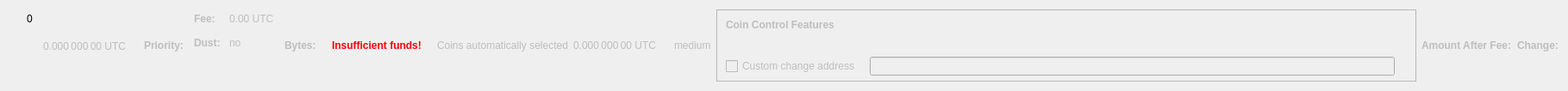
    <widget class="QWidget" name="dummyHideWidget" native="true">
     <property name="maximumSize">
      <size>
       <width>100</width>
       <height>22</height>
      </size>
     </property>
     <layout class="QHBoxLayout" name="dummyHideLayout">
      <item>
       <layout class="QFormLayout" name="formLayoutCoinControl1">
        <property name="horizontalSpacing">
         <number>10</number>
        </property>
        <property name="verticalSpacing">
         <number>14</number>
        </property>
        <property name="leftMargin">
         <number>10</number>
        </property>
        <property name="topMargin">
         <number>4</number>
        </property>
        <property name="rightMargin">
         <number>6</number>
        </property>
        <item row="0" column="1">
         <widget class="QLabel" name="labelCoinControlBytes">
          <property name="cursor">
           <cursorShape>IBeamCursor</cursorShape>
          </property>
          <property name="contextMenuPolicy">
           <enum>Qt::ActionsContextMenu</enum>
          </property>
          <property name="text">
           <string notr="true">0</string>
          </property>
          <property name="textInteractionFlags">
           <set>Qt::LinksAccessibleByMouse|Qt::TextSelectableByKeyboard|Qt::TextSelectableByMouse</set>
          </property>
         </widget>
        </item>
       </layout>
      </item>
      <item>
       <widget class="QLabel" name="labelCoinControlAfterFee">
        <property name="enabled">
         <bool>false</bool>
        </property>
        <property name="sizePolicy">
         <sizepolicy hsizetype="Fixed" vsizetype="Fixed">
          <horstretch>0</horstretch>
          <verstretch>0</verstretch>
         </sizepolicy>
        </property>
        <property name="minimumSize">
         <size>
          <width>111</width>
          <height>12</height>
         </size>
        </property>
        <property name="maximumSize">
         <size>
          <width>111</width>
          <height>12</height>
         </size>
        </property>
        <property name="cursor">
         <cursorShape>IBeamCursor</cursorShape>
        </property>
        <property name="contextMenuPolicy">
         <enum>Qt::ActionsContextMenu</enum>
        </property>
        <property name="text">
         <string notr="true">0.000 000 00 UTC</string>
        </property>
        <property name="textInteractionFlags">
         <set>Qt::LinksAccessibleByMouse|Qt::TextSelectableByKeyboard|Qt::TextSelectableByMouse</set>
        </property>
       </widget>
      </item>
      <item>
       <widget class="QLabel" name="labelCoinControlPriorityText">
        <property name="enabled">
         <bool>false</bool>
        </property>
        <property name="font">
         <font>
          <weight>75</weight>
          <bold>true</bold>
         </font>
        </property>
        <property name="text">
         <string>Priority:</string>
        </property>
       </widget>
      </item>
      <item>
       <layout class="QHBoxLayout" name="horizontalLayout"/>
      </item>
      <item>
       <layout class="QFormLayout" name="formLayoutCoinControl3">
        <property name="horizontalSpacing">
         <number>10</number>
        </property>
        <property name="verticalSpacing">
         <number>14</number>
        </property>
        <property name="leftMargin">
         <number>6</number>
        </property>
        <property name="topMargin">
         <number>4</number>
        </property>
        <property name="rightMargin">
         <number>6</number>
        </property>
        <item row="0" column="0">
         <widget class="QLabel" name="labelCoinControlFeeText">
          <property name="enabled">
           <bool>false</bool>
          </property>
          <property name="font">
           <font>
            <weight>75</weight>
            <bold>true</bold>
           </font>
          </property>
          <property name="text">
           <string>Fee:</string>
          </property>
          <property name="margin">
           <number>0</number>
          </property>
         </widget>
        </item>
        <item row="0" column="1">
         <widget class="QLabel" name="labelCoinControlFee">
          <property name="enabled">
           <bool>false</bool>
          </property>
          <property name="cursor">
           <cursorShape>IBeamCursor</cursorShape>
          </property>
          <property name="contextMenuPolicy">
           <enum>Qt::ActionsContextMenu</enum>
          </property>
          <property name="text">
           <string notr="true">0.00 UTC</string>
          </property>
          <property name="textInteractionFlags">
           <set>Qt::LinksAccessibleByMouse|Qt::TextSelectableByKeyboard|Qt::TextSelectableByMouse</set>
          </property>
         </widget>
        </item>
        <item row="1" column="0">
         <widget class="QLabel" name="labelCoinControlLowOutputText">
          <property name="enabled">
           <bool>false</bool>
          </property>
          <property name="font">
           <font>
            <weight>75</weight>
            <bold>true</bold>
           </font>
          </property>
          <property name="text">
           <string>Dust:</string>
          </property>
         </widget>
        </item>
        <item row="1" column="1">
         <widget class="QLabel" name="labelCoinControlLowOutput">
          <property name="enabled">
           <bool>false</bool>
          </property>
          <property name="cursor">
           <cursorShape>IBeamCursor</cursorShape>
          </property>
          <property name="contextMenuPolicy">
           <enum>Qt::ActionsContextMenu</enum>
          </property>
          <property name="text">
           <string>no</string>
          </property>
          <property name="textInteractionFlags">
           <set>Qt::LinksAccessibleByMouse|Qt::TextSelectableByKeyboard|Qt::TextSelectableByMouse</set>
          </property>
         </widget>
        </item>
       </layout>
      </item>
      <item>
       <widget class="QLabel" name="labelCoinControlBytesText">
        <property name="enabled">
         <bool>false</bool>
        </property>
        <property name="font">
         <font>
          <weight>75</weight>
          <bold>true</bold>
         </font>
        </property>
        <property name="text">
         <string>Bytes:</string>
        </property>
       </widget>
      </item>
      <item>
       <layout class="QFormLayout" name="formLayoutCoinControl2">
        <property name="horizontalSpacing">
         <number>10</number>
        </property>
        <property name="verticalSpacing">
         <number>14</number>
        </property>
        <property name="leftMargin">
         <number>6</number>
        </property>
        <property name="topMargin">
         <number>4</number>
        </property>
        <property name="rightMargin">
         <number>6</number>
        </property>
       </layout>
      </item>
      <item>
       <layout class="QHBoxLayout" name="horizontalLayoutCoinControl2">
        <property name="spacing">
         <number>8</number>
        </property>
        <property name="bottomMargin">
         <number>10</number>
        </property>
       </layout>
      </item>
      <item>
       <widget class="QLabel" name="labelCoinControlInsuffFunds">
        <property name="enabled">
         <bool>false</bool>
        </property>
        <property name="minimumSize">
         <size>
          <width>0</width>
          <height>0</height>
         </size>
        </property>
        <property name="font">
         <font>
          <weight>75</weight>
          <bold>true</bold>
         </font>
        </property>
        <property name="styleSheet">
         <string notr="true">color:red;font-weight:bold;</string>
        </property>
        <property name="text">
         <string>Insufficient funds!</string>
        </property>
        <property name="margin">
         <number>5</number>
        </property>
       </widget>
      </item>
      <item>
       <layout class="QFormLayout" name="formLayoutCoinControl4">
        <property name="horizontalSpacing">
         <number>10</number>
        </property>
        <property name="verticalSpacing">
         <number>14</number>
        </property>
        <property name="leftMargin">
         <number>6</number>
        </property>
        <property name="topMargin">
         <number>4</number>
        </property>
        <property name="rightMargin">
         <number>6</number>
        </property>
       </layout>
      </item>
      <item>
       <widget class="QLabel" name="labelCoinControlAutomaticallySelected">
        <property name="enabled">
         <bool>false</bool>
        </property>
        <property name="sizePolicy">
         <sizepolicy hsizetype="Fixed" vsizetype="Fixed">
          <horstretch>0</horstretch>
          <verstretch>0</verstretch>
         </sizepolicy>
        </property>
        <property name="minimumSize">
         <size>
          <width>0</width>
          <height>0</height>
         </size>
        </property>
        <property name="maximumSize">
         <size>
          <width>240</width>
          <height>16777215</height>
         </size>
        </property>
        <property name="text">
         <string>Coins automatically selected</string>
        </property>
        <property name="margin">
         <number>5</number>
        </property>
       </widget>
      </item>
      <item>
       <widget class="QLabel" name="labelCoinControlChange">
        <property name="enabled">
         <bool>false</bool>
        </property>
        <property name="sizePolicy">
         <sizepolicy hsizetype="Fixed" vsizetype="Fixed">
          <horstretch>0</horstretch>
          <verstretch>0</verstretch>
         </sizepolicy>
        </property>
        <property name="minimumSize">
         <size>
          <width>111</width>
          <height>0</height>
         </size>
        </property>
        <property name="maximumSize">
         <size>
          <width>111</width>
          <height>16777215</height>
         </size>
        </property>
        <property name="cursor">
         <cursorShape>IBeamCursor</cursorShape>
        </property>
        <property name="contextMenuPolicy">
         <enum>Qt::ActionsContextMenu</enum>
        </property>
        <property name="text">
         <string notr="true">0.000 000 00 UTC</string>
        </property>
        <property name="textInteractionFlags">
         <set>Qt::LinksAccessibleByMouse|Qt::TextSelectableByKeyboard|Qt::TextSelectableByMouse</set>
        </property>
       </widget>
      </item>
      <item>
       <widget class="QLabel" name="labelCoinControlPriority">
        <property name="enabled">
         <bool>false</bool>
        </property>
        <property name="cursor">
         <cursorShape>IBeamCursor</cursorShape>
        </property>
        <property name="contextMenuPolicy">
         <enum>Qt::ActionsContextMenu</enum>
        </property>
        <property name="text">
         <string>medium</string>
        </property>
        <property name="textInteractionFlags">
         <set>Qt::LinksAccessibleByMouse|Qt::TextSelectableByKeyboard|Qt::TextSelectableByMouse</set>
        </property>
       </widget>
      </item>
      <item>
       <widget class="QFrame" name="frameCoinControl">
        <property name="sizePolicy">
         <sizepolicy hsizetype="Expanding" vsizetype="Expanding">
          <horstretch>0</horstretch>
          <verstretch>0</verstretch>
         </sizepolicy>
        </property>
        <property name="maximumSize">
         <size>
          <width>16777215</width>
          <height>16777215</height>
         </size>
        </property>
        <property name="frameShape">
         <enum>QFrame::StyledPanel</enum>
        </property>
        <property name="frameShadow">
         <enum>QFrame::Sunken</enum>
        </property>
        <layout class="QVBoxLayout" name="verticalLayoutCoinControl2_2">
         <property name="spacing">
          <number>0</number>
         </property>
         <property name="leftMargin">
          <number>0</number>
         </property>
         <property name="topMargin">
          <number>0</number>
         </property>
         <property name="rightMargin">
          <number>0</number>
         </property>
         <property name="bottomMargin">
          <number>6</number>
         </property>
         <item>
          <layout class="QVBoxLayout" name="verticalLayoutCoinControl" stretch="0,0,0,1">
           <property name="spacing">
            <number>0</number>
           </property>
           <property name="leftMargin">
            <number>10</number>
           </property>
           <property name="topMargin">
            <number>10</number>
           </property>
           <item>
            <layout class="QHBoxLayout" name="horizontalLayoutCoinControl1">
             <property name="bottomMargin">
              <number>15</number>
             </property>
             <item>
              <widget class="QLabel" name="labelCoinControlFeatures">
               <property name="enabled">
                <bool>false</bool>
               </property>
               <property name="sizePolicy">
                <sizepolicy hsizetype="Preferred" vsizetype="Maximum">
                 <horstretch>0</horstretch>
                 <verstretch>0</verstretch>
                </sizepolicy>
               </property>
               <property name="font">
                <font>
                 <weight>75</weight>
                 <bold>true</bold>
                </font>
               </property>
               <property name="styleSheet">
                <string notr="true">font-weight:bold;</string>
               </property>
               <property name="text">
                <string>Coin Control Features</string>
               </property>
              </widget>
             </item>
            </layout>
           </item>
           <item>
            <widget class="QWidget" name="widgetCoinControl" native="true">
             <property name="sizePolicy">
              <sizepolicy hsizetype="Preferred" vsizetype="Preferred">
               <horstretch>0</horstretch>
               <verstretch>0</verstretch>
              </sizepolicy>
             </property>
             <property name="minimumSize">
              <size>
               <width>0</width>
               <height>0</height>
              </size>
             </property>
             <property name="styleSheet">
              <string notr="true"/>
             </property>
             <layout class="QHBoxLayout" name="horizontalLayoutCoinControl5_2">
              <property name="leftMargin">
               <number>0</number>
              </property>
              <property name="topMargin">
               <number>0</number>
              </property>
              <property name="rightMargin">
               <number>0</number>
              </property>
              <property name="bottomMargin">
               <number>0</number>
              </property>
              <item>
               <layout class="QHBoxLayout" name="horizontalLayoutCoinControl3">
                <property name="spacing">
                 <number>20</number>
                </property>
                <property name="topMargin">
                 <number>0</number>
                </property>
                <property name="bottomMargin">
                 <number>10</number>
                </property>
               </layout>
              </item>
             </layout>
            </widget>
           </item>
           <item>
            <layout class="QHBoxLayout" name="horizontalLayoutCoinControl4" stretch="0,0,0">
             <property name="spacing">
              <number>12</number>
             </property>
             <property name="sizeConstraint">
              <enum>QLayout::SetDefaultConstraint</enum>
             </property>
             <property name="topMargin">
              <number>5</number>
             </property>
             <property name="rightMargin">
              <number>5</number>
             </property>
             <item>
              <widget class="QCheckBox" name="checkBoxCoinControlChange">
               <property name="enabled">
                <bool>false</bool>
               </property>
               <property name="toolTip">
                <string>If this is activated, but the change address is empty or invalid, change will be sent to a newly generated address.</string>
               </property>
               <property name="text">
                <string>Custom change address</string>
               </property>
              </widget>
             </item>
             <item>
              <widget class="QValidatedLineEdit" name="lineEditCoinControlChange">
               <property name="enabled">
                <bool>false</bool>
               </property>
               <property name="sizePolicy">
                <sizepolicy hsizetype="Expanding" vsizetype="Fixed">
                 <horstretch>0</horstretch>
                 <verstretch>0</verstretch>
                </sizepolicy>
               </property>
              </widget>
             </item>
             <item>
              <widget class="QLabel" name="labelCoinControlChangeLabel_2">
               <property name="sizePolicy">
                <sizepolicy hsizetype="Preferred" vsizetype="Expanding">
                 <horstretch>0</horstretch>
                 <verstretch>0</verstretch>
                </sizepolicy>
               </property>
               <property name="minimumSize">
                <size>
                 <width>0</width>
                 <height>0</height>
                </size>
               </property>
               <property name="text">
                <string/>
               </property>
               <property name="margin">
                <number>3</number>
               </property>
              </widget>
             </item>
            </layout>
           </item>
           <item>
            <spacer name="verticalSpacerCoinControl">
             <property name="orientation">
              <enum>Qt::Vertical</enum>
             </property>
             <property name="sizeHint" stdset="0">
              <size>
               <width>800</width>
               <height>1</height>
              </size>
             </property>
            </spacer>
           </item>
          </layout>
         </item>
        </layout>
       </widget>
      </item>
      <item>
       <widget class="QLabel" name="labelCoinControlAfterFeeText">
        <property name="enabled">
         <bool>false</bool>
        </property>
        <property name="minimumSize">
         <size>
          <width>0</width>
          <height>0</height>
         </size>
        </property>
        <property name="maximumSize">
         <size>
          <width>16777215</width>
          <height>16777215</height>
         </size>
        </property>
        <property name="font">
         <font>
          <weight>75</weight>
          <bold>true</bold>
         </font>
        </property>
        <property name="text">
         <string>Amount After Fee:</string>
        </property>
        <property name="alignment">
         <set>Qt::AlignLeading|Qt::AlignLeft|Qt::AlignVCenter</set>
        </property>
        <property name="margin">
         <number>0</number>
        </property>
       </widget>
      </item>
      <item>
       <widget class="QLabel" name="labelCoinControlChangeText">
        <property name="enabled">
         <bool>false</bool>
        </property>
        <property name="sizePolicy">
         <sizepolicy hsizetype="Preferred" vsizetype="Preferred">
          <horstretch>0</horstretch>
          <verstretch>0</verstretch>
         </sizepolicy>
        </property>
        <property name="minimumSize">
         <size>
          <width>0</width>
          <height>0</height>
         </size>
        </property>
        <property name="maximumSize">
         <size>
          <width>16777215</width>
          <height>16777215</height>
         </size>
        </property>
        <property name="font">
         <font>
          <weight>75</weight>
          <bold>true</bold>
         </font>
        </property>
        <property name="text">
         <string>Change:</string>
        </property>
        <property name="alignment">
         <set>Qt::AlignLeading|Qt::AlignLeft|Qt::AlignVCenter</set>
        </property>
       </widget>
      </item>
     </layout>
    </widget>
